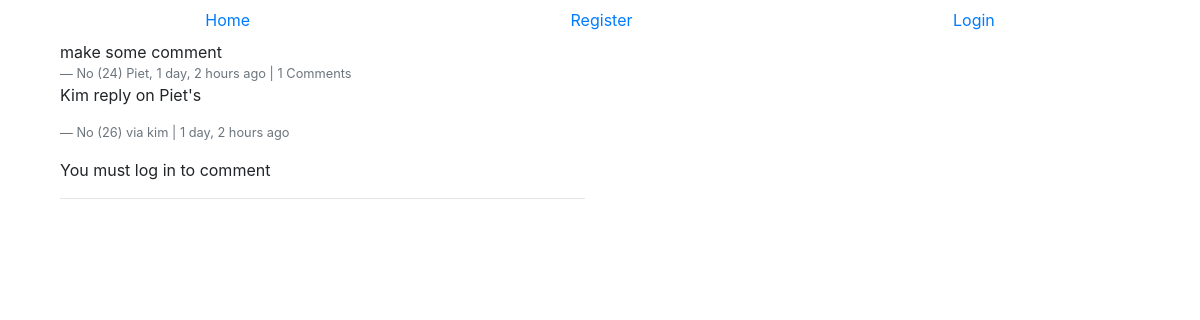
/comments/24/, run on the app's committed database.
### comments/models.py (models this page shows, shortened)
class Comment(models.Model):
    user = models.ForeignKey(settings.AUTH_USER_MODEL, default=1)
    content_type = models.ForeignKey(ContentType, on_delete=models.CASCADE)
    object_id = models.PositiveIntegerField()
    content_object = GenericForeignKey('content_type', 'object_id')
    parent = models.ForeignKey('self', null=True, blank=True)
    content = models.TextField()
    timestamp = models.DateTimeField(auto_now=True, auto_now_add=False)
    objects = CommentManager()
    class Meta:
        ordering = ['-timestamp']
    def children(self):
        return Comment.objects.filter(parent=self)
    @property
    def is_parent(self):
        if self.parent is not None:
            return False
        else:
            return True

### comments/views.py (the view, shortened to what this page needs)
# urls.py: url(r'^(?P<id>\d+)/$', comment_thread, name='thread'),
def comment_thread(request,id):
    print('Comment|Thread | user = {request.user.username}')
    try:
        obj = Comment.objects.get(id=id)
    except:
        raise Http404
    if not obj.is_parent:
        obj = obj.parent # get the real parent if it not the parent
    initial_data = {
        "content_type": obj.content_type,
        "object_id": obj.object_id
    }
    form = CommentForm(request.POST or None, initial=initial_data)
    if form.errors:
        print(form.errors)
    context = {
        'comment': obj,
        'form': form,
    }
    return render(request, "comment_thread.html", context)

### templates/comment_thread.html (shortened to what this page needs)
{% extends "base.html" %}
{% load crispy_forms_tags %}
{% load urlify %}
{% block content %}
<div class="col-sm-6 col-sm-offset-3">
    <p class="mb-0">{{ comment.content }} </p>
    <footer class="blockquote-footer">No ({{ comment.id }}) {{ comment.user }}, {{comment.timestamp|timesince }} ago |
        {% if comment.children.count > 0 %}{{ comment.children.count}}
        Comment{% if comment.children.count > 0 %}s{% endif %} {% endif %}
    </footer>
    <div>
        {% for child_comment in comment.children %}
            <blockquote>
                <p>{{ child_comment.content }}</p>
                <footer class="blockquote-footer">No ({{ child_comment.id }}) via {{ child_comment.user }} | {{child_comment.timestamp|timesince }} ago
                </footer>
            </blockquote>
        {% endfor %}
        {% if request.user.is_authenticated %}
            <form method="POST" action="." >{% csrf_token %}
                {{ form|crispy }}
                <input type="hidden" name="parent_id" value="{{ comment.id }}">
                <input type="submit" value="Reply" class="btn btn-secondary">
            </form>
        {% else %}
            <p>You must log in to comment</p>
        {% endif %}
    </div>
    <hr/>
</div>
{% endblock content%}

### data on the page
Comment: content "make some comment", id "24", user "Piet", timestamp "1 day, 2 hours", children.count "1"
Comment: content "Kim reply on Piet's", id "26", user "kim", timestamp "1 day, 2 hours"
